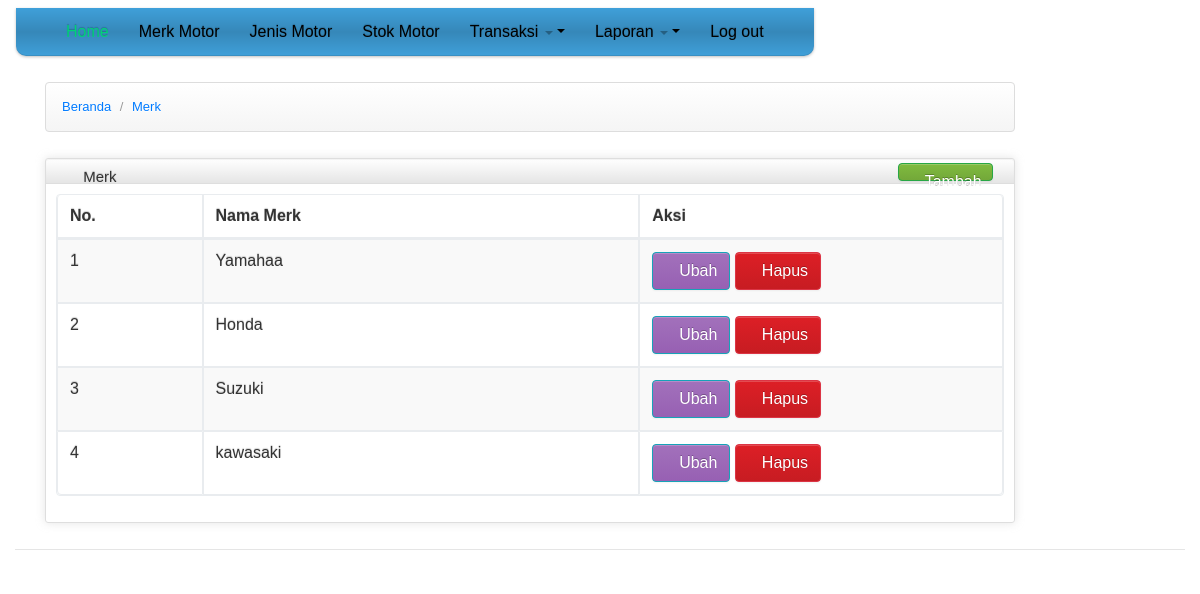
Page /index.php?pages=merk (signed in) on the committed database.
### tables this page shows
CREATE TABLE `merk` (
  `id_merk` int(11) NOT NULL,
  `nama_merk` varchar(20) NOT NULL
);

### pages/page_merk/merk.php (the view, shortened to what this page needs)
<?php
$aksi = "pages/page_merk/aksi_merk.php";
$query = mysqli_query($koneksi, "select * from merk");
?>
<div>
    <ul class="breadcrumb">
        <li>
            <a href="index.php?pages=home">Beranda</a> <span class="divider">/</span>
        </li>
        <li>
            <a href="index.php?pages=merk">Merk</a>
        </li>
    </ul>
</div>
<div class="row-fluid sortable">
    <div class="box span12">
        <div class="box-header well" data-original-title>
            <h2><i class="icon-user"></i> Merk</h2>
            <div class="box-icon">
                <a class="btn btn-success" href="index.php?pages=tambah_merk"><i class="icon-plus icon-white"></i> Tambah</a>
            </div>
        </div>
        <div class="box-content">
            <table class="table table-striped table-bordered bootstrap-datatable datatable">
                <thead>
                    <tr>
                        <th style="width: 10%;">
                            No.
                        </th>
                        <th style="width: 30%;">
                            Nama Merk
                        </th>
                        <th style="width: 25%;">
                            Aksi
                        </th>
                    </tr>
                </thead>
                <tbody>
                    <?php
                    $i = 1;
                    while ($data = mysqli_fetch_array($query)) {
                    ?>
                        <tr>
                            <td><?php echo $i++; ?></td>
                            <td><?php echo $data['nama_merk']; ?></td>
                            <td>
                                <a href="index.php?pages=ubah_merk&&id=<?php echo $data['id_merk']; ?>" class="btn btn-info" ><i class="icon-edit icon-white"></i>Ubah</a>
                                <a href="<?php echo $aksi . '?pages=merk&&act=hapus&&id=' . $data['id_merk']; ?>" class="btn btn-danger" onclick="return confirm('Apakah Anda yakin akan menghapus data?')"><i class="icon-trash icon-white"></i>Hapus</a>
                            </td>
                        </tr>
                    <?php } ?>
                </tbody>
            </table>
        </div>
    </div>
</div>

### css/charisma-app.css (style rules this page uses)
.box { border: 1px solid #DEDEDE; border-radius:3px; -webkit-border-radius:3px; -moz-border-radius:3px; margin-top: 10px; margin-bottom: 10px ; box-shadow: 0 0 10px rgba(189, 189, 189, 0.4); -webkit-box-shadow: 0 0 10px rgba(189, 189, 189, 0.4); -moz-box-shadow: 0 0 10px rgba(189, 189, 189, 0.4); }
.box-header { border:none; padding-top:5px; border-bottom: 1px solid #DEDEDE; border-radius:3px 3px 0 0; -webkit-border-radius:3px 3px 0 0; -moz-border-radius:3px 3px 0 0; height:12px; min-height:12px; margin-bottom: 0; cursor:move; font-weight:bold; font-size:16px; background: -moz-linear-gradient(top, rgba(255,255,255,0) 0%, rgba(0,0,0,0.1) 100%); background: -webkit-gradient(linear, left top, left bottom, color-stop(0%,rgba(255,255,255,0)), color-stop(100%,rgba(0,0,0,0.1))); background: -webkit-linear-gradient(top, rgba(255,255,255,0) 0%,rgba(0,0,0,0.1) 100%); background: -o-linear-gradient(top, rgba(255,255,255,0) 0%,rgba(0,0,0,0.1) 100%); background: -ms-linear-gradient(top, rgba(255,255,255,0) 0%,rgba(0,0,0,0.1) 100%); background: linear-gradient(to bottom, rgba(255,255,255,0) 0%,rgba(0,0,0,0.1) 100%); filter: progid:DXImageTransform.Microsoft.gradient( startColorstr='#00ffffff', endColorstr='#1a000000',GradientType=0 ); }
.box-header h2 { font-size:15px; width:auto; clear:none; float:left; line-height:25px; white-space: nowrap; }
.box-header h2 > i { margin-top:1px; }
.box-icon { float:right; }
.box-icon a { clear:none; float:left; margin:0 2px; height: 18px; width:95px; margin-top: -1px; }
.box-icon a i { margin-left:-4.5px; }
.box-content { padding:10px; }

### css/style.css (style rules this page uses)
body { background: #fff; color: #444; font-family: "Open Sans", sans-serif; }
a { color: #007bff; transition: 0.5s; }
h1, h2, h3, h4, h5, h6 { font-family: "Montserrat", sans-serif; font-weight: 400; margin: 0 0 20px 0; padding: 0; }
ul { list-style: none; margin: 0px; padding: 0px; }
a { text-decoration: none; }
body { line-height: 24px; font-size: 13px; color: #333333; font-family: "Raleway", sans-serif; }
body, p, h1, h2, h3, h4, h5, h6 { margin: 0px; padding: 0px; }

### header.php (style rules this page uses)
body { padding-bottom: 40px; }

### rows in the picture
merk: nama_merk "Yamahaa"
merk: nama_merk "Honda"
merk: nama_merk "Suzuki"
merk: nama_merk "kawasaki"
